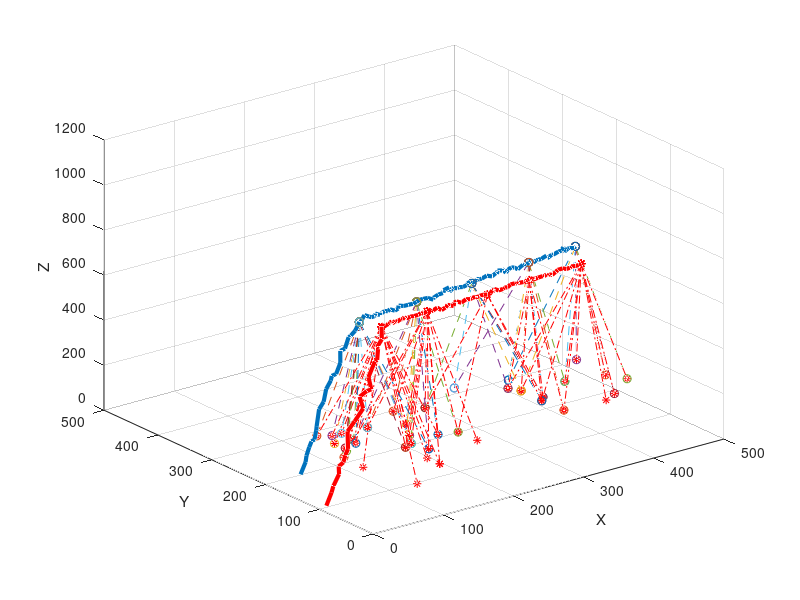

Reproduce this figure in MATLAB.
%%%%%%%%%%%%%%%%%%%%%%%%%%%
%%%%2 simulator to simulate the trajectory for two robots and landmarks
%%%%%%%%%%%%%%%%%%%%%%%%%%%%%%
%%
clear all
close all
clc
%%
%%%%%
%%simualtion space 
lx=500;
ly=500;
lz=1200;
%%%

%%%%%%%%%%%%%%%%%%%%%%%%%%%%%%%%%%%%%%%%%%%%%%%%%%%%%%%%%%%%%%%%
%%Generate the robot trajectory
%%%%%%%%%%%%%%%%%%%%%%%%%%%%%%%%%%%%%%%%%%%%%%%%%%%%%%%%%%%%%%%%%

%%generate the trajectory of robot 1 and 2
%%%
%Starting point for R1
R1_start=[10;100;10];
R1_mid=[150;180;600];
%Ending point for R1
R1_end=[450;200;600];

%Starting point for R2
R2_start=[50;200;10];
%Ending point for R2
R2_end=[480;250;1000];



%distance traveled:
R1_dist1=R1_mid-R1_start;
R1_dist2=R1_end-R1_mid;
%randomly devided the steps
%steps:
step_n1=20;
step_n2=80;
step_n=step_n1+step_n2;
R1_steps=zeros(3,step_n);
for i=1:3
    R1_steps(i,1:step_n1)=rand(1,step_n1);
    R1_steps(i,step_n1+1:step_n)=rand(1,step_n2);
    R1_steps(i,1:step_n1)=R1_dist1(i)/sum(R1_steps(i,1:step_n1))*R1_steps(i,1:step_n1);
    R1_steps(i,step_n1+1:step_n)=R1_dist2(i)/sum(R1_steps(i,step_n1+1:step_n))*R1_steps(i,step_n1+1:step_n);
end



% the trajectory for R1
R1_traj=zeros(3,step_n+1);
R1_traj(:,1)=R1_start;
for i=2:step_n+1
    R1_traj(:,i)=R1_traj(:,i-1)+R1_steps(:,i-1);
end

R1_traj(3,:)=R1_traj(3,:)+5*randn(1,step_n+1);

%distance traveled:
R2_distance=R2_end-R2_start;
%randomly devided the steps
R2_steps=zeros(3,step_n);
for i=1:3
    R2_steps(i,:)=rand(1,step_n);
    R2_steps(i,:)=R2_distance(i)/sum(R2_steps(i,:))*R2_steps(i,:);
end

% the trajectory for R2
R2_traj=zeros(3,step_n+1);
R2_traj(:,1)=R2_start;
for i=2:step_n+1
    R2_traj(:,i)=R2_traj(:,i-1)+R2_steps(:,i-1);
end
%R2_traj(3,:)=R1_traj(3,:);
R2_traj(3,:)=R1_traj(3,:)+5*randn(1,step_n+1);

%%%%%%%%%%%%%%%%%%%%
%%fit the 3D curve
%%%%%%%%%%%%%%%%%%%%
x1=R1_traj(1,:)';
y1=R1_traj(2,:)';
z1=R1_traj(3,:)';
%T1=[x1 y1 x1.*y1 x1.*x1 y1.*y1 ones(step_n+1,1)]\z1;
%syms x1 y1
%z1=vpa([x1 y1 x1*y1 x1*x1 y1*y1 1]* T1, 4);


%%%%%%%%%%%%%%%%%%%%%%%%%%%%%%%%%%%%%%%%%%%%%%%%%%%%%%%%%%%%%%%%%%%%%%
%%Generate the landmarks
%%%%%%%%%%%%%%%%%%%%%%%%%%%%%%%%%%%%%%%%%%%%%%%%%%%%%%%%%%%%%%%%%%%%%%%
lm_N=100;
lm=zeros(3,lm_N);
lm(1,:)=lx*rand(1,lm_N);
lm(2,:)=ly*rand(1,lm_N);
lm(3,:)=100*rand(1,lm_N);



%%%%%%%%%%%%%%%%%%%%%%%%%%%%%%%%%%%%%%%%%%%%%%%%%%%%%%%%%%%%%%
%%%Generate the measurement between trajectory and landmarks
%%%%%%%%%%%%%%%%%%%%%%%%%%%%%%%%%%%%%%%%%%%%%%%%%%%%%%%%%%%%%%%
%%sensor range for robot
R1_range=2000;
R2_range=2000;
vi_ang=pi/20;

step=20;


R1_z=struct('ID',0);
for i=step_n+1:-step:1
    R1_z(i).ID=0;
    for j=1:lm_N
        dr=norm(R1_traj(1:2,i)-lm(1:2,j));
        d=norm(R1_traj(:,i)-lm(:,j));
        dz=R1_traj(3,i)-lm(3,j);
        if dz>10 && dr<=dz*tan(vi_ang) && d<=R1_range
            R1_z(i).ID=[R1_z(i).ID, j];
        end
    end
end

R2_z=struct('ID',0);
for i=step_n+1:-step:1
    R2_z(i).ID=0;
    for j=1:lm_N
        dr=norm(R2_traj(1:2,i)-lm(1:2,j));
        d=norm(R2_traj(:,i)-lm(:,j));
        dz=R2_traj(3,i)-lm(3,j);
        if dz>10 && dr<=dz*tan(vi_ang) && d<=R2_range 
            R2_z(i).ID=[R2_z(i).ID, j];
        end
    end
end


%%%%%%%%%%%%%%%%%%%%%%%%%%%%%%%%%%%%%%%%%%%%%%%%%%%%%%%%%
%%%draw the figure
%%%%%%%%%%%%%%%%%%%%%%%%%%%%%%%%%%%%%%%%%%%%%%%%%%%%%%%%%%
figure
plot3(R1_traj(1,:),R1_traj(2,:),R1_traj(3,:),'r-','LineWidth',3);
hold on
plot3(R2_traj(1,:),R2_traj(2,:),R2_traj(3,:),'LineWidth',3);
hold on
%plot3(lm(1,:),lm(2,:),lm(3,:),'k+');
for i=1:lm_N
    %text(lm(1,i)+20,lm(2,i)+20,lm(3,i)+20,num2str(i));
end
hold on
%%%draw connections between robot trajectory and landmark

for i=step_n+1:-step:1
    connection_num=size(R1_z(i).ID,2);
    if connection_num>1
        ID=R1_z(i).ID;
        for j=2:connection_num
            plot3([R1_traj(1,i) lm(1,ID(j))],[R1_traj(2,i) lm(2,ID(j))],[R1_traj(3,i) lm(3,ID(j))],'r-.*');
            %text(lm(1,ID(j))+20,lm(2,ID(j))+20,lm(3,ID(j))+20,num2str(ID(j)));
            hold on
            
        end
    end
end

for i=step_n+1:-step:1
    connection_num=size(R2_z(i).ID,2);
    if connection_num>1
        ID=R2_z(i).ID;
        for j=2:connection_num
            plot3([R2_traj(1,i) lm(1,ID(j))],[R2_traj(2,i) lm(2,ID(j))],[R2_traj(3,i) lm(3,ID(j))],'--o');
            %text(lm(1,ID(j))+20,lm(2,ID(j))+20,lm(3,ID(j))+20,num2str(ID(j)));
            hold on
        end
    end
end
%}

axis([0 lx 0 ly 0 lz]) 
grid on
xlabel('X');
ylabel('Y');
zlabel('Z');





